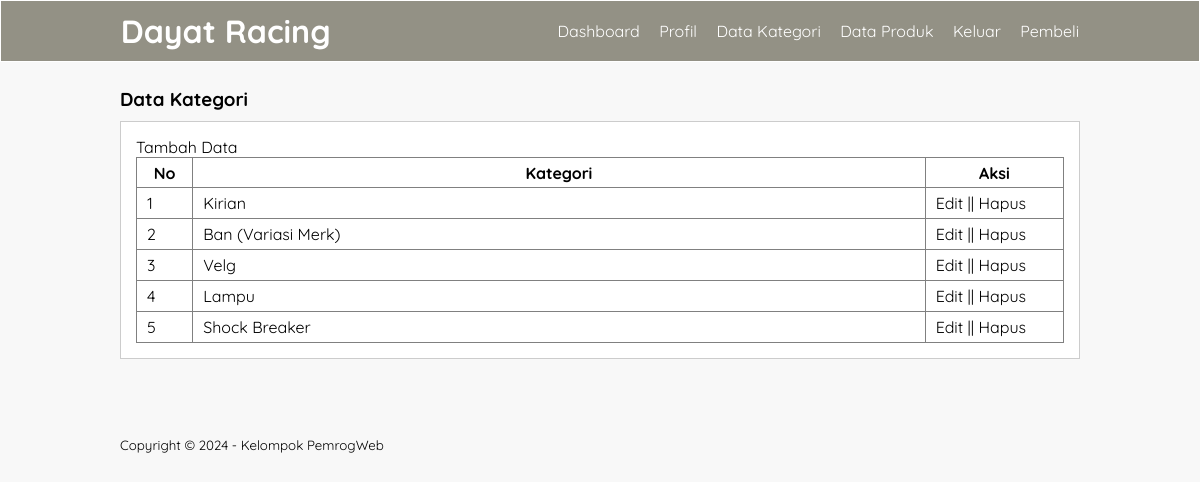
/data-kategori.php (signed in), run on the app's committed database.
### tables this page shows
CREATE TABLE `tb_category` (
  `category_id` int(11) NOT NULL,
  `category_name` varchar(25) NOT NULL
);

### data-kategori.php (the view, shortened to what this page needs)
<?php
    include 'db.php';
?>
<!DOCTYPE html>
<html lang="en">
<head>
    <link rel="stylesheet" type="text/css" href="css/style.css">
</head>
<body>
    <header>
        <div class="container">
            <h1><a href="dashboard.php">Dayat Racing</a></h1>
            <ul>
                <li><a href="dashboard.php">Dashboard</a></li>
                <li><a href="profil.php">Profil</a></li>
                <li><a href="data-kategori.php">Data Kategori</a></li>
                <li><a href="data-produk.php">Data Produk</a></li>
                <li><a href="keluar.php">Keluar</a></li>
                <li><a href="index.php">Pembeli</a></li>
            </ul>
        </div>
    </header>
    <div class="section">
        <div class="container">
            <h3>Data Kategori</h3>
            <div class="box">
            <p><a href="tambah-kategori.php">Tambah Data</a></p>
            <table class="tabledata" border="1" cellspacing="0">
                    <thead>
                        <tr>
                            <th width="60px">No</th>
                            <th width="850px">Kategori</th>
                            <th width="150px">Aksi</th>
                        </tr>
                    </thead>
                    <tbody>
                        <?php
                            $no = 1;
                            $kategori = mysqli_query($conn, "SELECT * FROM tb_category ORDER BY category_id DESC");
                            while($row = mysqli_fetch_array($kategori)){
                        ?>
                        <tr>
                            <td><?php echo $no++ ?></td>
                            <td><?php echo $row['category_name'] ?></td>
                            <td>
                                <a href="edit-kategori.php?id=<?php echo $row['category_id'] ?>">Edit</a> || <a href="proses-hapus.php?idk=<?php echo $row['category_id'] ?>" onclick="return confirm('Yakin ingin hapus?')" >Hapus</a>
                            </td>
                        </tr>
                        <?php } ?>
                    </tbody>
                </table>
            </div>
        </div>
    </div>
    <footer>
        <div class="container">
            <small>Copyright &copy; 2024 - Kelompok PemrogWeb</small>
        </div>
    </footer>
</body>
</html>

### css/style.css (style rules this page uses)
* { padding: 0; margin: 0; font-family: 'Quicksand'; }
body { background-color: #f8f8f8; }
a { color: inherit; text-decoration: none; }
header { border: 1px solid; background-color: #939185; color: #fff; }
header h1 { float: left; padding: 10px 0; }
header ul { float: right; }
header ul li { display: inline-block; }
header ul li a { padding: 20px 0 20px 15px; display: inline-block; }
footer { padding: 25px 0; }
.container { width: 80%; margin: 0 auto; }
.container:after { content: ''; display: block; clear: both; }
.section { padding: 25px 0; }
.box { background-color: #fff; border: 1px solid #ccc; padding: 15px ; box-sizing: border-box; margin: 10px 0 25px 0; }
.box:after { content: ''; display: block; clear: both; }
.tabledata { width: 100%; border-collapse: collapse; }
.tabledata tr { height: 30px; }
.tabledata tr td { padding: 5px 10px; }

### data on the page
tb_category: category_name "Kirian"
tb_category: category_name "Ban (Variasi Merk)"
tb_category: category_name "Velg"
tb_category: category_name "Lampu"
tb_category: category_name "Shock Breaker"
